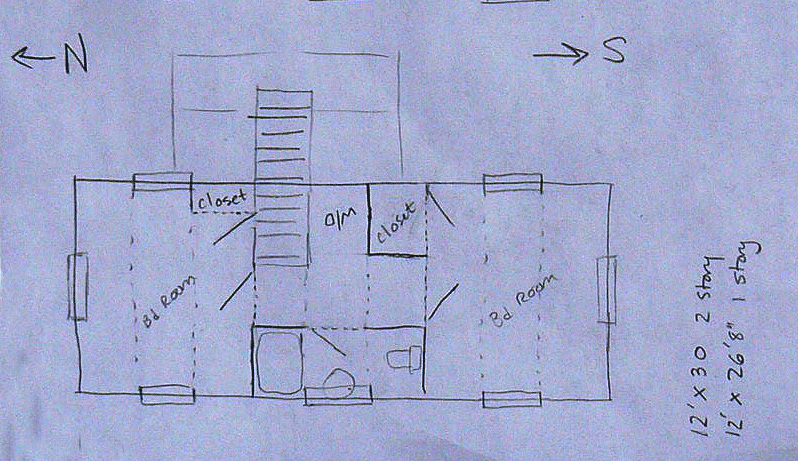
#> input picture data/image_samples/test_3.png, 798 x 461 px, found by its file name
$ python postprocess_smooth.py
#> lines starting #> are read from the running program, lines starting #| are printed output that depends on the picture; after the words box and inside, x2 and y2 are one past the last pixel; in counts of white or black regions, pixels touching at a corner belong together
### tools/create_colored_floorplan.py
#!/usr/bin/env python3
"""
Enhanced Floor Plan Processor - Creates Color-Coded CAD Output
Processes hand-drawn sketches into clean, color-coded floor plans with room identification
"""

import sys
import os
sys.path.append('/Users/nishanthkotla/Desktop/papercad')

import cv2
import numpy as np
import matplotlib.pyplot as plt
import matplotlib.patches as patches
from matplotlib.colors import ListedColormap
from geometry_engine.api import GeometryEngine
from geometry_engine.primitives import Point, LineSegment
import random

class ColoredFloorPlanProcessor:
    """Processes hand-drawn floor plans into color-coded CAD outputs"""

    def __init__(self):
        # Enable performance mode for faster solving on large images
        self.engine = GeometryEngine(performance_mode=True)

        # Color scheme for different room types and features
        self.colors = {
            'walls': '#2C3E50',          # Dark blue-gray for walls
            'doors': '#E74C3C',          # Red for doors
            'windows': '#3498DB',        # Blue for windows
            'kitchen': '#F39C12',        # Orange for kitchen
            'bathroom': '#9B59B6',       # Purple for bathroom
            'bedroom': '#E91E63',        # Pink for bedroom
            'living_room': '#2ECC71',    # Green for living room
            'dining_room': '#F1C40F',    # Yellow for dining room
            'closet': '#95A5A6',         # Gray for closets
            'laundry': '#1ABC9C',        # Teal for laundry
            'entryway': '#34495E',       # Dark gray for entryway
            'family_room': '#27AE60',    # Darker green for family room
            'text': '#2C3E50',           # Dark for text labels
            'dimensions': '#E74C3C'      # Red for dimensions
        }

    # [134 lines left out: functions extract_lines_advanced, extract_lines_simple, not called in this run]

    def extract_lines_two_pass(self, image_path, max_width: int = 1400):
        """Two-pass extractor that captures outer outline and medium-length internals (e.g., stairs).

        Pass A (Outer walls): stricter Hough with long min length.
        Pass B (Internals): OpenCV LSD (fast) with length/orientation filtering.
        """
#> called with max_width = 1400
        img = cv2.imread(image_path)
#> img is the input picture: shape (461, 798, 3); mean B, G, R 206.7, 169.9, 161.8
        if img is None:
            raise ValueError(f"Could not load image: {image_path}")

        # Resize for consistency
        h, w = img.shape[:2]
        scale = 1.0
        if w > max_width:
            scale = max_width / float(w)
            img = cv2.resize(img, (int(w * scale), int(h * scale)), interpolation=cv2.INTER_AREA)
            h, w = img.shape[:2]

        gray = cv2.cvtColor(img, cv2.COLOR_BGR2GRAY)
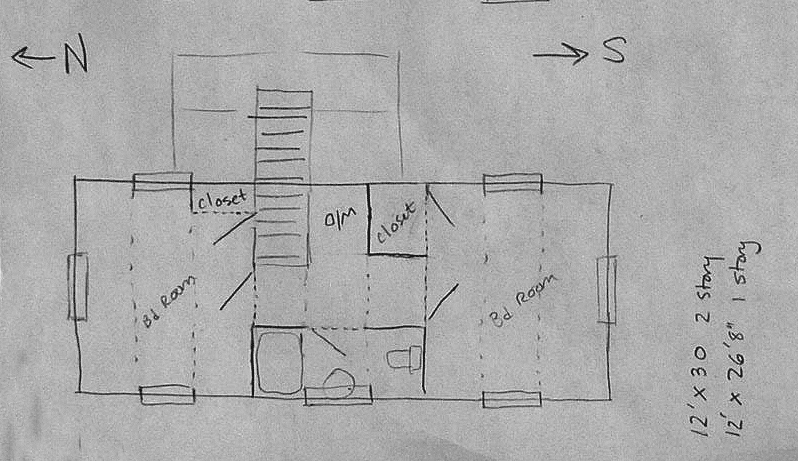
#> gray: shape (461, 798); min 21, max 244, mean 171.7
        _, bw = cv2.threshold(gray, 0, 255, cv2.THRESH_BINARY_INV + cv2.THRESH_OTSU)
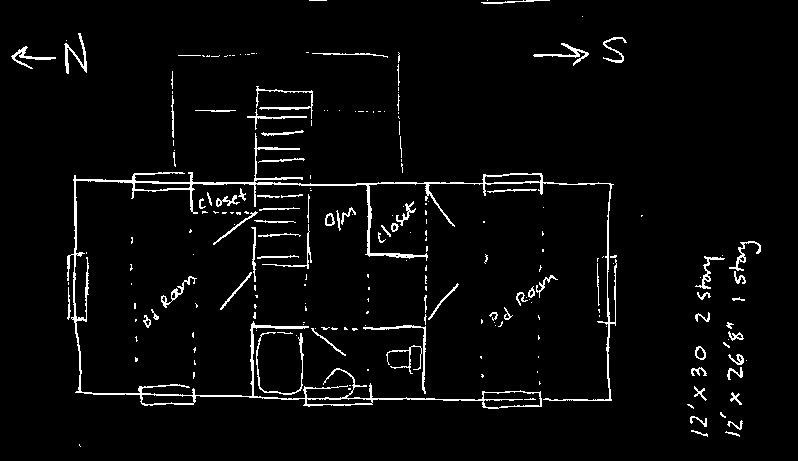
#> bw: shape (461, 798); 3.6% white in thin lines or dots

        # Light clean-up
        open_kernel = cv2.getStructuringElement(cv2.MORPH_RECT, (3, 3))
        bw = cv2.morphologyEx(bw, cv2.MORPH_OPEN, open_kernel, iterations=1)
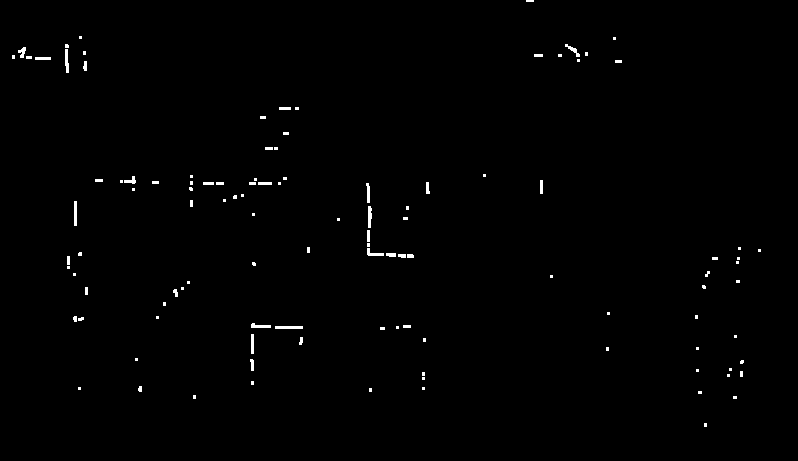
#> bw: shape (461, 798); 0.65% white; 112 white regions (74 under 20 px), largest, box (x1, y1, x2, y2) and area: (275, 326, 303, 329) 84, (65, 49, 69, 73) 75, (74, 201, 77, 226) 75
        close_kernel = cv2.getStructuringElement(cv2.MORPH_RECT, (5, 5))
        bw = cv2.morphologyEx(bw, cv2.MORPH_CLOSE, close_kernel, iterations=1)
#> bw: shape (461, 798); 0.69% white; 83 white regions (50 under 20 px), largest, box (x1, y1, x2, y2) and area: (366, 183, 414, 258) 375, (251, 323, 303, 329) 159, (18, 47, 51, 60) 133

        # Edges and Hough (outer walls)
        edges = cv2.Canny(bw, 60, 180, apertureSize=3)
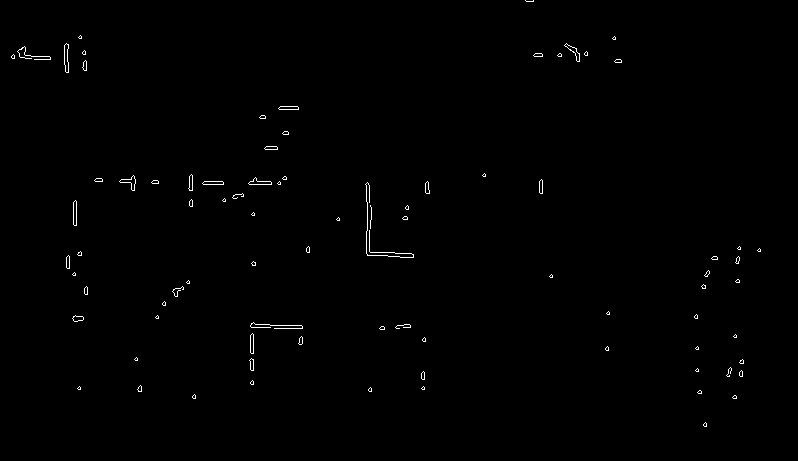
#> edges: shape (461, 798); 0.49% white in thin lines or dots, all inside (x1, y1, x2, y2) = (11, 0, 761, 427)
        min_len_outer = int(max(h, w) * 0.12)
        hough_lines = cv2.HoughLinesP(
            edges, 1, np.pi / 180, threshold=100, minLineLength=min_len_outer, maxLineGap=int(min_len_outer * 0.3)
        )
#> hough_lines = None
#> (the rest of the program and of its run is left out)
